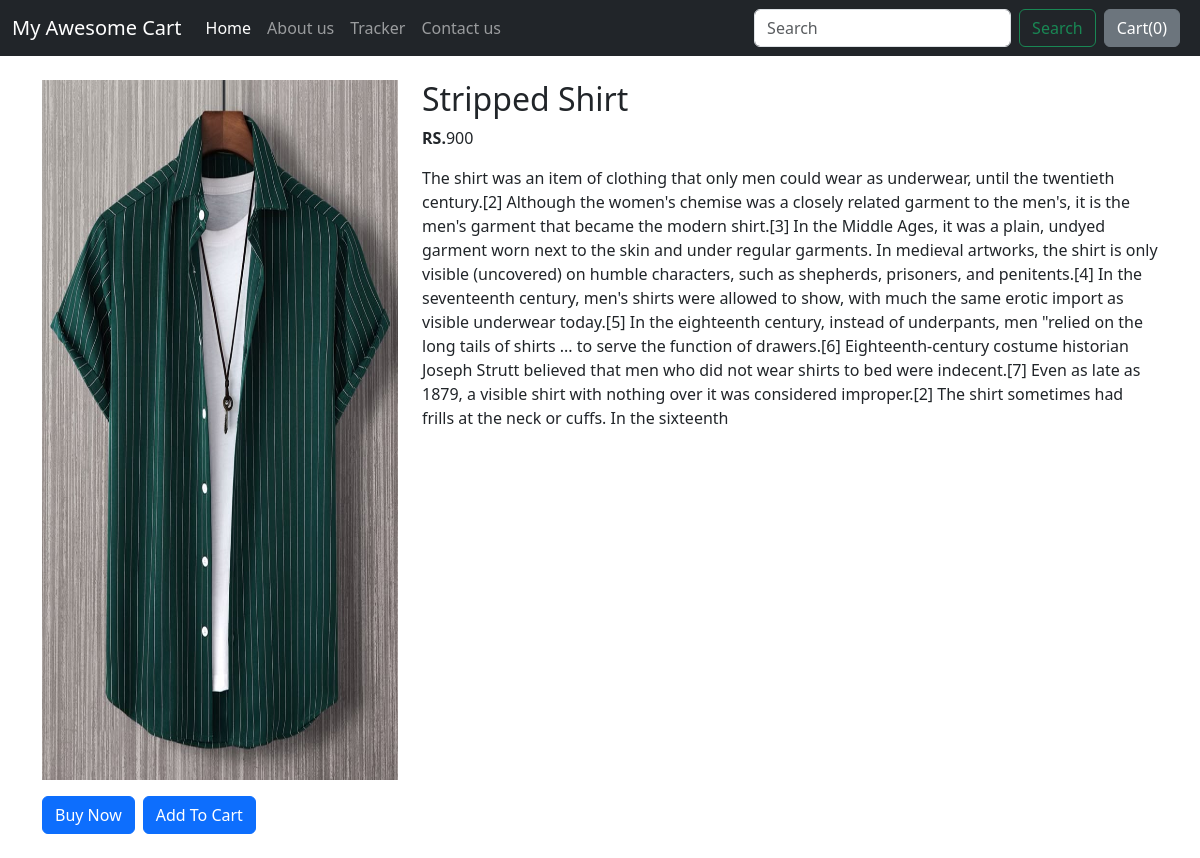
The page /shop/products/10 on the database its author committed.
### shop/models.py (models this page shows)
class Product(models.Model):
    product_name = models.CharField(max_length=20)
    desc = models.CharField(max_length=1000)
    pub_date = models.DateField()
    category = models.CharField(max_length=50, default="")
    sub_category = models.CharField(max_length=50 , default="")
    price = models.IntegerField(default='0')
    image = models.ImageField(upload_to="shop/images" , default="")
    def __str__(self):
        return self.product_name

### shop/views.py (the view)
# urls.py: path('products/<int:id>' , views.productview , name="productview"),
def productview(request , id):
    product = Product.objects.filter(id = id)
    print(product)
    return render(request ,'shop/product.html' , {'product' : product[0]})

### shop/templates/shop/product.html (shortened to what this page needs)
{% extends 'shop/base.html' %}
{% block body%}
<div class="container my-4">
    <div class="row">
        <div class="col-md-4">
            <div class="row">
                <img src='{{ product.image.url }}' width="400" height="700 ">
            </div>
            <div class="row">
                <div class="d-flex gap-2 mt-3">
                    <button class="btn btn-primary">Buy Now</button>
                    <button class="btn btn-primary">Add To Cart</button>
                </div>
            </div>
        </div>
        <div class="col-md-8">
            <h2>{{product.product_name}}</h2>
            <p><b>RS.</b>{{product.price}}</p>
            <p>{{product.desc}}</p>
        </div>
    </div>
</div>
{% endblock %}

### rows shown on the page
Product: image (picture), product_name "Stripped Shirt", price "900", desc "The shirt was an item of clothing that only men could wear as underwear, until the twentieth century.[2] Although the women's chemise was a closely related garment to the men's, it is the men's garment that became the modern shirt.[3] In the Middle Ages, it was a plain, undyed garment worn next to the skin and under regular garments. In medieval artworks, the shirt is only visible (uncovered) on humble characters, such as shepherds, prisoners, and penitents.[4] In the seventeenth century, men's shirts were allowed to show, with much the same erotic import as visible underwear today.[5] In the eighteenth century, instead of underpants, men \"relied on the long tails of shirts ... to serve the…"
